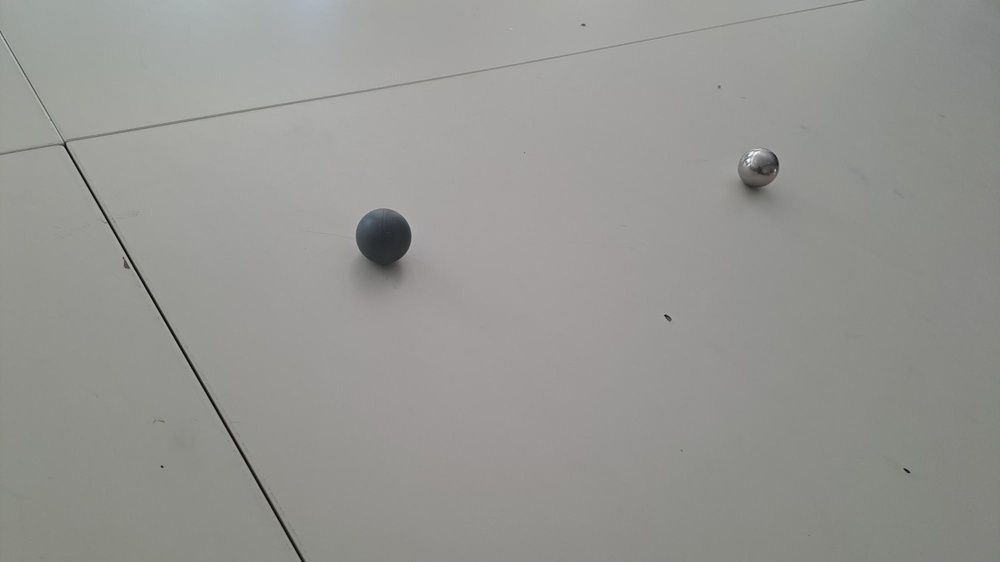
//> input picture raspi-cpp/testimages/shared image(10).jpeg, 1000 x 562 px, shrunk from 2000 x 1125 before the run, given in place of the camera
$ ./main-backup   (built with g++ and OpenCV 4)
//> lines starting //> are read from the running program, lines starting //| are printed output that depends on the picture; after the words box and inside, x2 and y2 are one past the last pixel; in counts of white or black regions, pixels touching at a corner belong together

#include <cmath>
#include <cstdint>
#include <filesystem>
#include <iostream>
#include <numeric>
#include <opencv2/core.hpp>
#include <opencv2/core/types.hpp>
#include <opencv2/highgui.hpp>
#include <opencv2/imgcodecs.hpp>
#include <opencv2/imgproc.hpp>
#include <opencv2/opencv.hpp>
#include <string>
#include <tuple>
#include <vector>

#include "kmeans.hpp"

#define degrees(a) a * (180.0 / 3.141592653589793238463)
#define FOV 30

using namespace std;

// /*
int main() {
  cout << "Hello World!" << endl;

  int camidx;
  cout << "input camera index: ";
  cin >> camidx;
//> the answer given: 3
  auto cap = cv::VideoCapture(camidx);
  // for (const auto& dirEntry :
  // filesystem::recursive_directory_iterator("./raspi-cpp/testimages")){
  while (true) {
    float correction = 0;
    // cv::Mat frame = cv::imread(dirEntry.path());
    cv::Mat frame, blurred, entropy;
    cap.read(frame);
//> frame is the input picture: 562 rows x 1000 cols, CV_8UC3; mean B, G, R 146.8, 150.2, 150.1
    cv::GaussianBlur(frame, frame, cv::Size(3, 3), 1);
//> frame: 562 rows x 1000 cols, CV_8UC3; 17.85% of pixels changed, all inside (x1, y1, x2, y2) = (0, 0, 1000, 562)
    cv::cvtColor(frame, frame, cv::COLOR_BGR2GRAY);
//> frame: 562 rows x 1000 cols, CV_8UC1

    cv::GaussianBlur(frame, blurred, cv::Size(31, 31), 2);

    // cv::Mat f;
    // cv::inRange(frame, cv::Scalar(0, 0, 0), cv::Scalar(100, 100, 100), f);
    // f.copyTo(frame(cv::Rect(0,0,f.cols, f.rows)));

    entropy = frame - blurred;
    cv::inRange(entropy, cv::Scalar(3, 3, 3), cv::Scalar(255, 255, 255),
                entropy);
    cv::rectangle(entropy, cv::Point2i(0, 0),
                  cv::Point2i(entropy.cols, int(entropy.rows * 2 / 5)),
                  cv::Scalar(0, 0, 0), cv::FILLED);
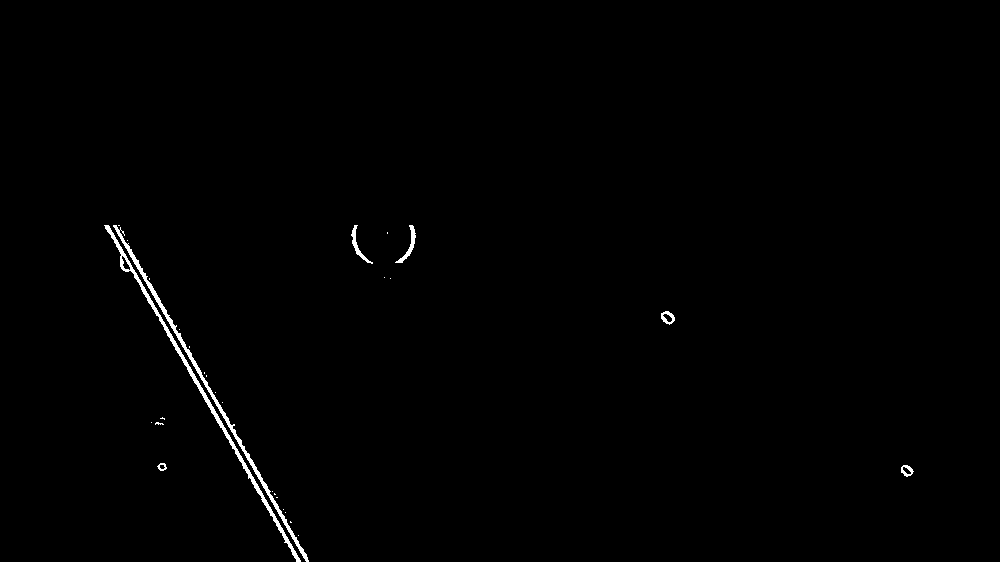
//> entropy: 562 rows x 1000 cols, CV_8UC1; 0.65% white; 29 white regions (22 under 20 px), largest, box (x1, y1, x2, y2) and area: (104, 225, 301, 562) 1526, (113, 225, 309, 562) 1479, (395, 225, 416, 263) 182

    cv::erode(entropy, entropy, 2);
    cv::dilate(entropy, entropy, 2);
    cv::erode(entropy, entropy, 2);
    cv::dilate(entropy, entropy, 2);
    cv::Mat blobs, centroids, stats;
    cv::connectedComponentsWithStats(entropy, blobs, stats, centroids, 8);
//> blobs: 562 rows x 1000 cols, CV_32SC1; 30 distinct labels, from 0 to 29
//> stats = 30 rows, first 6: [0, 0, 1000, 562, 558370], [104, 225, 197, 337, 1526], [113, 225, 196, 337, 1479], [118, 225, 2, 1, 2], [351, 225, 22, 39, 168], [395, 225, 21, 38, 182]; centroids = 30 pairs, first value 118.5 to 906.5, second value 225 to 535

    // get sizes out of the stats matrix
    vector<cv::Scalar> sizes{};
    for (int i = 0; i < stats.rows; i++) {
      sizes.push_back(stats.at<int>(int(i), stats.cols - 1));
    }
    sizes.erase(sizes.begin()); // avoid the background
//> sizes = 29 Scalars, first 8: [1526, 0, 0, 0], [1479, 0, 0, 0], [2, 0, 0, 0], [168, 0, 0, 0], [182, 0, 0, 0], [2, 0, 0, 0], [1, 0, 0, 0], [1, 0, 0, 0]

    cv::Mat entropy2(entropy.rows, entropy.cols, CV_8UC1, cv::Scalar(0, 0, 0));
    for (size_t i = 0; i < sizes.size(); i++) {
      if (sizes[i][0] >= 50) {
        cv::Mat m;
        cv::inRange(blobs, cv::Scalar(i + 1), cv::Scalar(i + 1), m);
        entropy2.setTo(cv::Scalar(255, 255, 255), m);
      }
    }
//> this loop made 29 passes
//> pass 1, `cv::inRange(blobs, cv::Scalar(i + 1), cv::Scalar(i + 1), m);`:
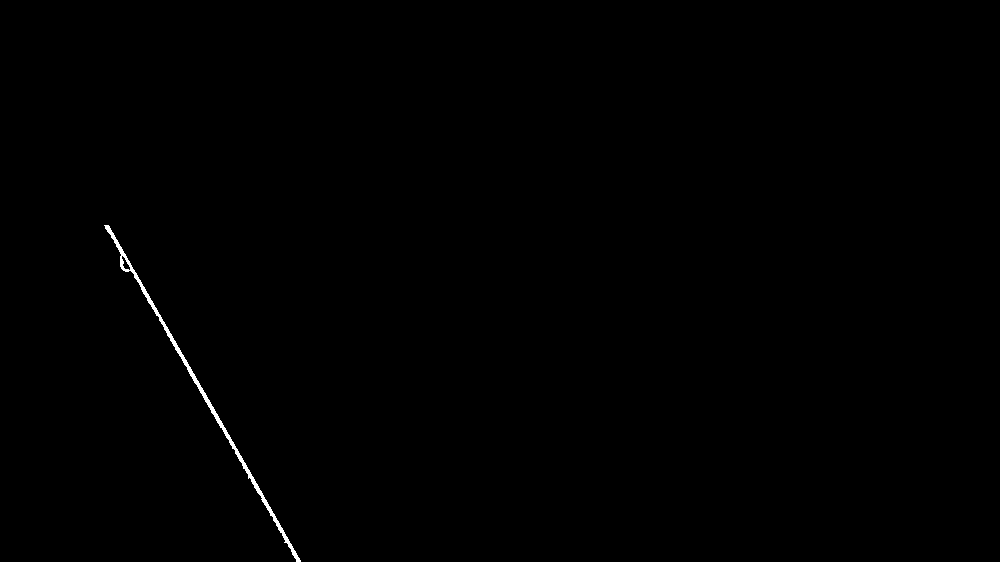
//> m: 562 rows x 1000 cols, CV_8UC1; 0.27% white; 1 white region, box (x1, y1, x2, y2) and area: (104, 225, 301, 562) 1526
//> pass 2, `cv::inRange(blobs, cv::Scalar(i + 1), cv::Scalar(i + 1), m);`:
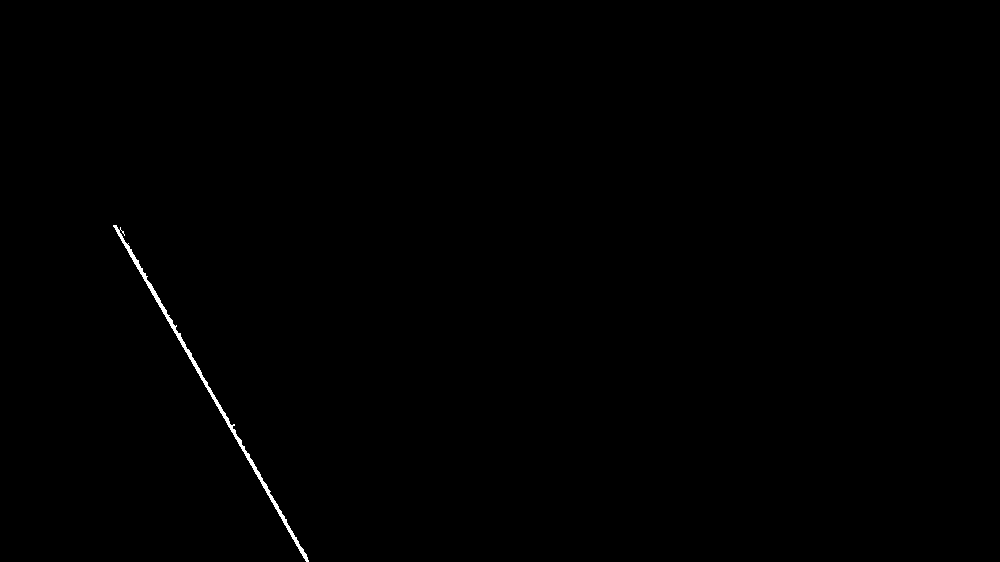
//> m: 562 rows x 1000 cols, CV_8UC1; 0.26% white; 1 white region, box (x1, y1, x2, y2) and area: (113, 225, 309, 562) 1479
//> after the loop: entropy2: 562 rows x 1000 cols, CV_8UC1; 0.63% white; 6 white regions, box (x1, y1, x2, y2) and area: (104, 225, 301, 562) 1526, (113, 225, 309, 562) 1479, (395, 225, 416, 263) 182, (351, 225, 373, 264) 168, (661, 311, 675, 325) 99, (901, 465, 914, 477) 80
    // cv::Mat mask;
    // cv::inRange(frame, cv::Scalar(100, 100, 100), cv::Scalar(255, 255, 255),
    // mask); entropy.setTo(cv::Scalar(0,0,0), mask);

    vector<cv::Vec3f> circles;
    cv::HoughCircles(entropy2, circles, cv::HOUGH_GRADIENT, 1, 10, 54, 26, 15,
                     150);
//> circles = empty
    cv::cvtColor(frame, frame, cv::COLOR_GRAY2BGR);
//> frame: 562 rows x 1000 cols, CV_8UC3
//> (the run ends here: the program needs code that is not available in this run, at `vector<cluster> clusters = {};`)

$ run again, on raspi-cpp/testimages/shared image(11).jpeg
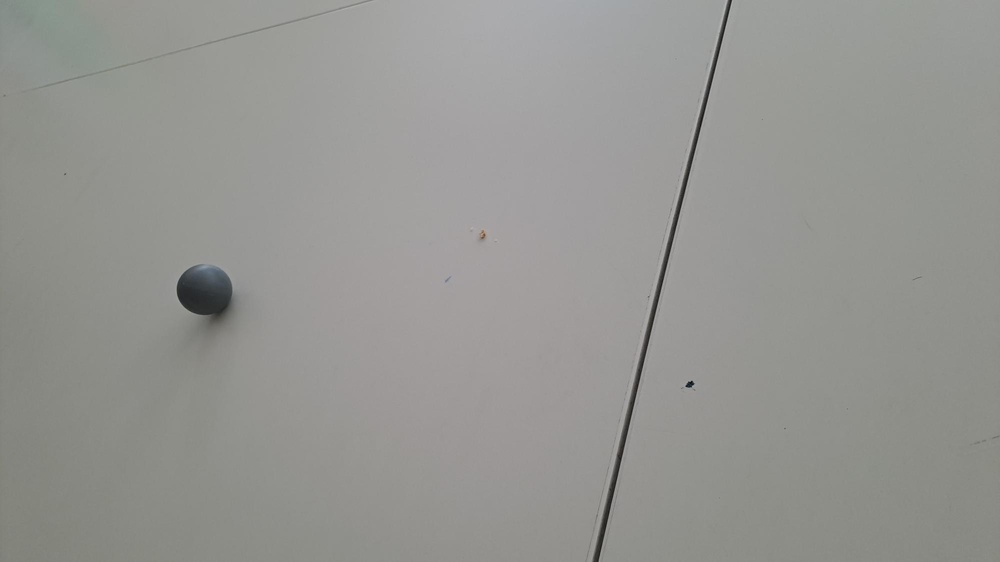
//> input picture raspi-cpp/testimages/shared image(11).jpeg, 1000 x 562 px, shrunk from 2000 x 1125 before the run, given in place of the camera
//> frame is the input picture: 562 rows x 1000 cols, CV_8UC3; mean B, G, R 146, 149.5, 149.4
//> `cv::rectangle(entropy, cv::Point2i(0, 0), cv::Point2i(entropy.cols, in..`:
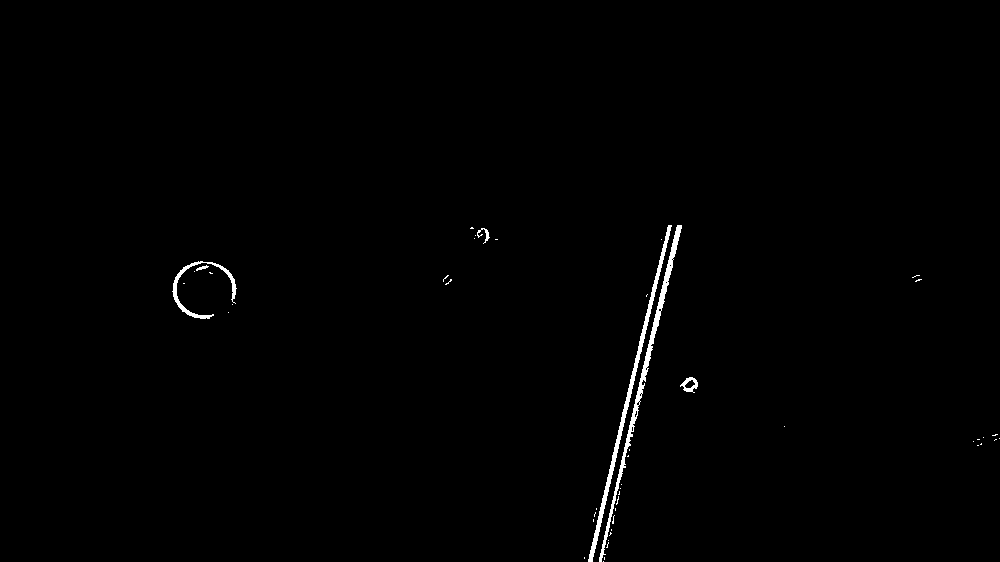
//> entropy: 562 rows x 1000 cols, CV_8UC1; 0.69% white; 48 white regions (42 under 20 px), largest, box (x1, y1, x2, y2) and area: (599, 225, 682, 562) 1524, (588, 225, 672, 562) 1444, (172, 261, 237, 319) 543, (680, 377, 698, 393) 134, (477, 228, 490, 244) 68, (196, 265, 209, 271) 34
//> blobs: 562 rows x 1000 cols, CV_32SC1; 49 distinct labels, from 0 to 48
//> stats = 49 rows, first 6: [0, 0, 1000, 562, 558096], [588, 225, 84, 337, 1444], [599, 225, 83, 337, 1524], [470, 227, 4, 2, 6], [477, 228, 13, 16, 68], [475, 235, 1, 1, 1]; centroids = 49 pairs, first value 183.5 to 999, second value 227.7 to 561
//> sizes = 48 Scalars, first 8: [1444, 0, 0, 0], [1524, 0, 0, 0], [6, 0, 0, 0], [68, 0, 0, 0], [1, 0, 0, 0], [1, 0, 0, 0], [3, 0, 0, 0], [1, 0, 0, 0]
//> the loop `for (size_t i = 0; i < sizes.size(); i++)` made 48 passes
//> pass 2, `cv::inRange(blobs, cv::Scalar(i + 1), cv::Scalar(i + 1), m);`:
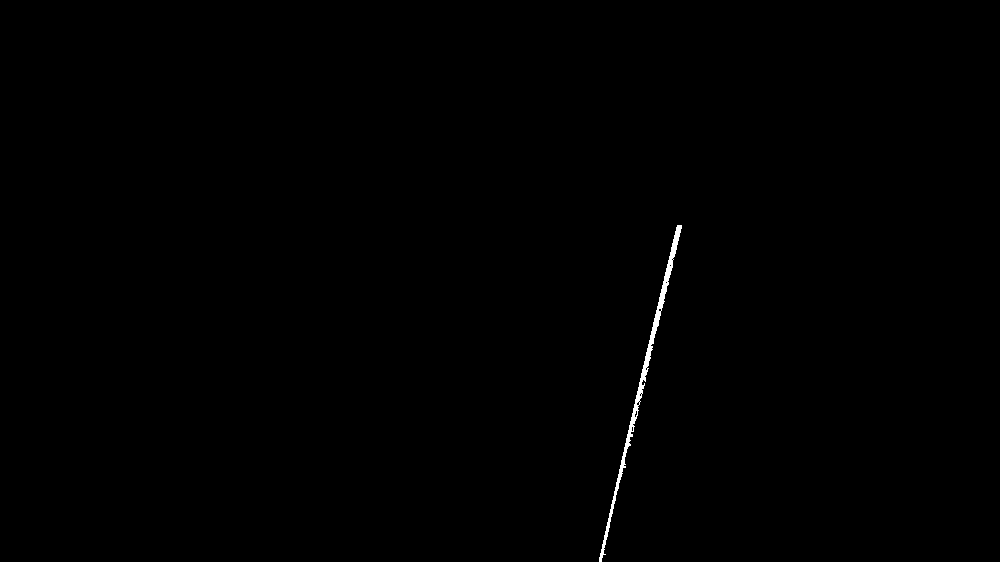
//> m: 562 rows x 1000 cols, CV_8UC1; 0.27% white; 1 white region, box (x1, y1, x2, y2) and area: (599, 225, 682, 562) 1524
//> circles = empty
